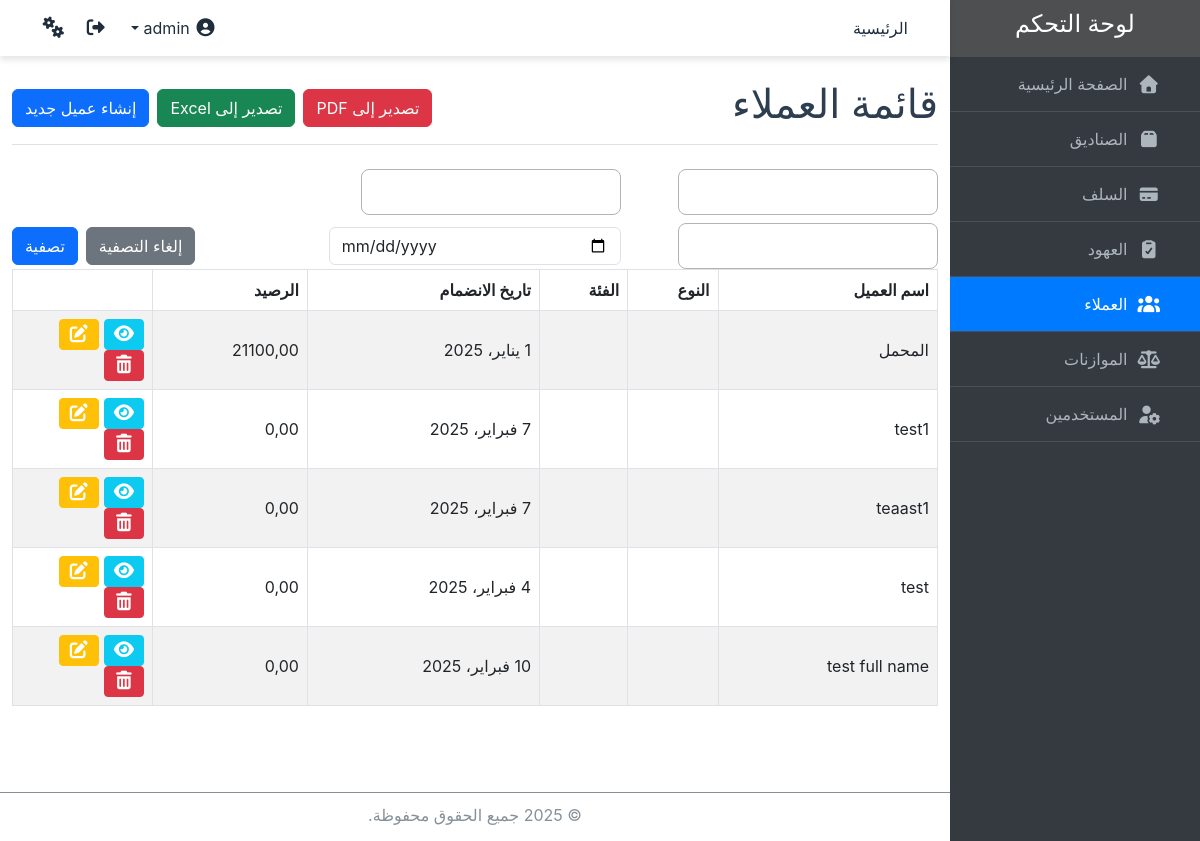
The app's page /clients/ (signed in), older data.
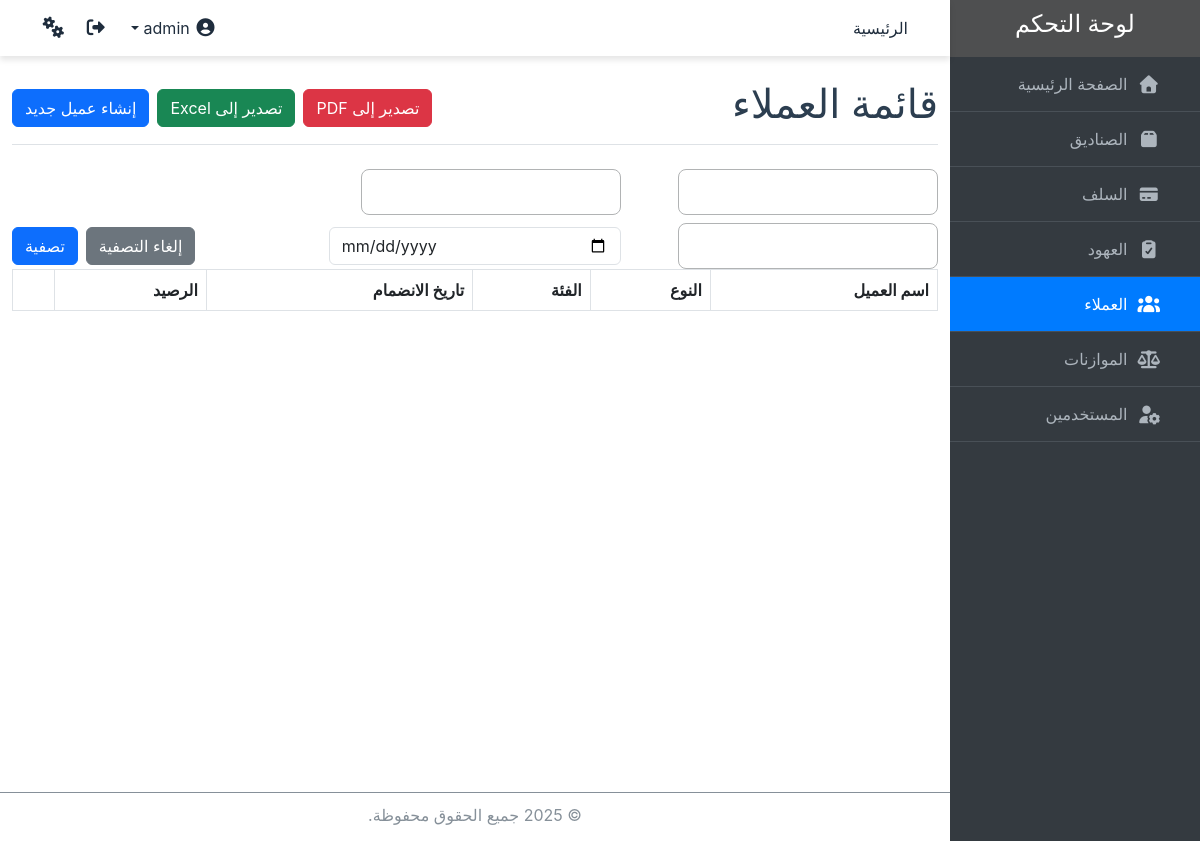
The same page, newer data.
### core/models.py (models this page shows, shortened)
class Client(models.Model):
    name = models.CharField(max_length=100, verbose_name="اسم العميل", unique=True)
    image = models.ImageField(upload_to='clients/images/', blank=True, null=True, verbose_name="صورة العميل")
    type = models.ForeignKey('ClientType', on_delete=models.CASCADE, related_name='clients', verbose_name="نوع العميل")
    category = models.ForeignKey('ClientCategory', on_delete=models.CASCADE, related_name='clients', verbose_name="فئة العميل")
    balance = models.DecimalField(max_digits=10, decimal_places=2, default=0, verbose_name="الرصيد")
    join_date = models.DateField(verbose_name="تاريخ الانضمام")
    class Meta:
        verbose_name = "عميل"
        verbose_name_plural = "العملاء"

### core/views.py (the view)
# urls.py: path('clients/', views.ClientListView.as_view(), name='client_list'),
class ClientListView(PermissionMixin, ExportMixin, ListView):
    model = Client
    template_name = 'clients/client_list.html'
    context_object_name = 'clients'
    permission_required = 'core.view_client'
    def get_queryset(self):
        queryset = super().get_queryset()
        name_filter = self.request.GET.get('name')
        type_filter = self.request.GET.get('type')
        category_filter = self.request.GET.get('category')
        date_filter = self.request.GET.get('date')
        if name_filter:
            queryset = queryset.filter(name=name_filter)
        if type_filter:
            queryset = queryset.filter(type=type_filter)
        if category_filter:
            queryset = queryset.filter(category=category_filter)
        if date_filter:
            queryset = queryset.filter(date=date_filter)
        return queryset
    def get_context_data(self, **kwargs):
        context = super().get_context_data(**kwargs)
        context['filter_form'] = ClientFilterForm(self.request.GET)
        return context

### core/forms.py
class ClientFilterForm(forms.Form):
    name = forms.ChoiceField(
        widget=Select2Widget(attrs={'data-placeholder': 'اختر اسم العميل', 'class': 'form-control'}),
        label="اسم العميل",
        required=False
    )
    type = forms.ModelChoiceField(
        queryset=ClientType.objects.all(),
        widget=Select2Widget(attrs={'data-placeholder': 'اختر النوع', 'class': 'form-control'}),
        label="نوع العميل",
        required=False
    )
    category = forms.ModelChoiceField(
        queryset=ClientCategory.objects.all(),
        widget=Select2Widget(attrs={'data-placeholder': 'اختر الفئة', 'class': 'form-control'}),
        label="فئة العميل",
        required=False
    )
    date = forms.DateField(
        required=False,
        widget=forms.DateInput(attrs={'type': 'date', 'class': 'form-control'}),
        label="تاريخ الانضمام"
    )
    def __init__(self, *args, **kwargs):
        super().__init__(*args, **kwargs)
        self.fields['name'].choices = [(n, n) for n in Client.objects.values_list('name', flat=True).distinct() if n]

### core/views.py (called while the page is built, shortened)
    def get(self, request, *args, **kwargs):
        return super().get(request, *args, **kwargs)

### core/templates/clients/client_list.html (shortened to what this page needs)
{% extends 'base.html' %}
{% block content %}
  <div class="container mt-4">
    <div class="d-flex justify-content-between align-items-center border-bottom pb-2 mb-3">
      <h1 class="text-right">قائمة العملاء</h1>
      <div class="d-flex">
        <a href="?export=1&format=pdf{% for key, value in request.GET.items %}{% if key != 'export' %}&{{ key }}={{ value }}{% endif %}{% endfor %}" class="btn btn-danger">
            تصدير إلى PDF</a>
        <a href="?export=1{% for key, value in request.GET.items %}{% if key != 'export' %}&{{ key }}={{ value }}{% endif %}{% endfor %}" class="btn btn-success mx-2">
          تصدير إلى Excel</a>
        <a href="{% url 'client_create' %}" class="btn btn-primary mr-2">إنشاء عميل جديد</a>
      </div>
    </div>
    <form method="get">
      <div class="row align-items-center">
          <div class="col-md-4 mt-2">
              {{ filter_form.name }}
          </div>
          <div class="col-md-4 mt-2">
              {{ filter_form.type }}
          </div>
          <div class="col-md-4 mt-2">
              {{ filter_form.category }}
          </div>
          <div class="col-md-4 mt-2">
              {{ filter_form.date }}
          </div>
          <div class="col-md-4 mt-2 d-flex justify-content-end">
              <a href="{% url 'client_list' %}" class="btn btn-secondary mx-2">إلغاء التصفية</a>
              <button type="submit" class="btn btn-primary">تصفية</button>
          </div>
      </div>
    </form>
    <div style="overflow-x: auto; max-width: 100%;">
      <table id="clientsTable" class="table table-bordered  table-hover table-striped align-middle">
      <thead>
        <tr>
          <th>اسم العميل</th>
          <th>النوع</th>
          <th>الفئة</th>
          <th>تاريخ الانضمام</th>
          <th>الرصيد</th>
          <th></th>
        </tr>
      </thead>
      <tbody>
        {% for client in clients %}
          <tr>
            <td>{{ client.name }}</td>
            <td>{{ client.type }}</td>
            <td>{{ client.category }}</td>
            <td>{{ client.join_date }}</td>
            <td>{{ client.balance }}</td>
            <td style="width: 140px;">
              <a href="{% url 'client_detail' client.pk %}" class="btn btn-info btn-sm text-white">
                <i class="fas fa-eye"></i>
              </a>
              <a href="{% url 'client_update' client.pk %}" class="btn btn-warning btn-sm text-white">
                <i class="fas fa-edit"></i>
              </a>
              <a href="{% url 'client_delete' client.pk %}" class="btn btn-danger btn-sm text-white">
                <i class="fas fa-trash-alt"></i>
              </a>
            </td>
          </tr>
        {% endfor %}
      </tbody>
    </table>
    </div>
  </div>
{% endblock %}
{% block scripts %}
<link href="https://cdn.jsdelivr.net/npm/select2@4.0.13/dist/css/select2.min.css" rel="stylesheet" />
{% endblock scripts %}

Row changes from the older to the newer data that the page shows:
removed Client: name "المحمل", join_date "1 يناير، 2025", balance "21100,00"
removed Client: name "test1", join_date "7 فبراير، 2025", balance "0,00"
removed Client: name "teaast1", join_date "7 فبراير، 2025", balance "0,00"
removed Client: name "test", join_date "4 فبراير، 2025", balance "0,00"
removed Client: name "test full name", join_date "10 فبراير، 2025", balance "0,00"
